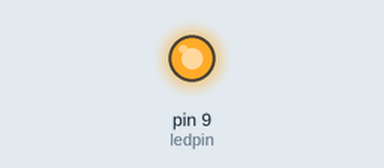
A sketch run on a simulated Arduino Uno, built with avr-gcc and run on an emulated ATmega328P. Parts: output pins drawn as LEDs (lit = HIGH).

Above: at 0.05 s.
At 69.05 s:
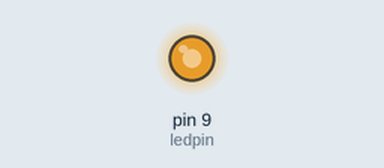
At 72.05 s:
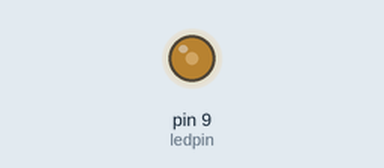
At 75.05 s:
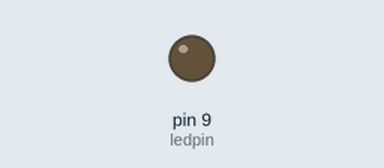
Timing chart, 0 to 97.7 s (numbered marks = the images above):
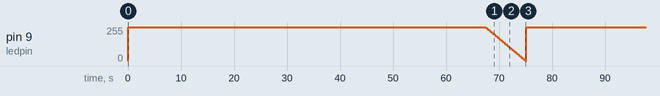

The sketch:

Fadeout.ino
```cpp
int ledpin = 9;

void setup() {
 pinMode(ledpin,OUTPUT);
}
void loop() {
   for( int fadevalue=2500; fadevalue >=0; fadevalue-=5){
   analogWrite(ledpin,fadevalue);
   delay(150);
  }

}
```

Measured:
- by itself, pin 9 (ledpin): ramps from 255/255 to 0/255 and jumps back, once every 75.2 s
